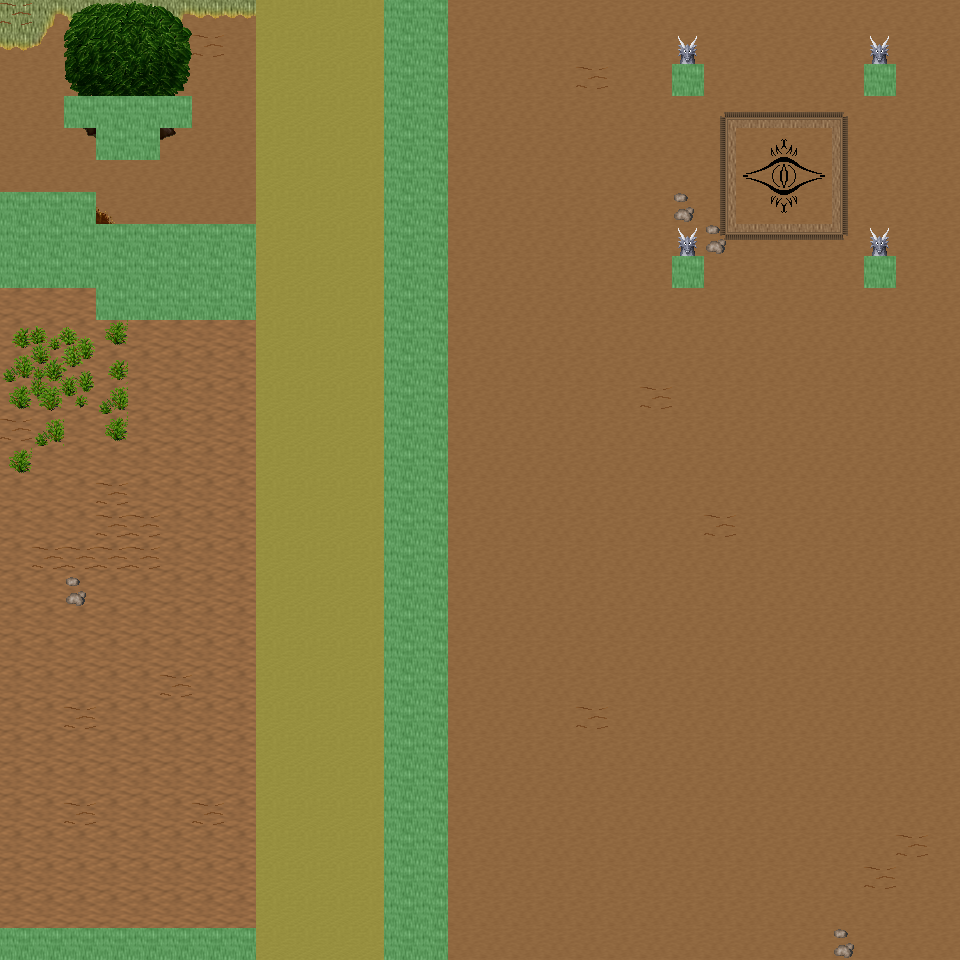

A level layout from a 2D game, rendered from its tile map. Below: a short description, then the map file with tile-grid data replaced by summaries:
An orthogonal 30x30 tile map with 32x32 px tiles, 6 tile layers (Ground, Object, Object2, Above, ...), 20 tilesets and 6 objects (6x mapExit).

<map version="1.0" orientation="orthogonal" renderorder="right-down" width="30" height="30" tilewidth="32" tileheight="32" nextobjectid="7">
  <tileset firstgid="1" name="tileset_ground_ground" tilewidth="32" tileheight="32" tilecount="33" columns="3">
    <image source="../drawable/tileset_ground_ground.png" width="96" height="352" />
  </tileset>
  <tileset firstgid="34" name="tileset_ground_ridge_earth_dark" tilewidth="32" tileheight="32" tilecount="96" columns="12">
    <image source="../drawable/tileset_ground_ridge_earth_dark.png" width="384" height="256" />
  </tileset>
  <tileset firstgid="130" name="tileset_ground_earth_edges" tilewidth="32" tileheight="32" tilecount="18" columns="6">
    <image source="../drawable/tileset_ground_earth_edges.png" width="192" height="96" />
  </tileset>
  <tileset firstgid="148" name="tileset_ground_rock_pebbles" tilewidth="32" tileheight="32" tilecount="3" columns="1">
    <image source="../drawable/tileset_ground_rock_pebbles.png" width="32" height="96" />
  </tileset>
  <tileset firstgid="151" name="tileset_item_statue_grey_stone" tilewidth="32" tileheight="32" tilecount="4" columns="2">
    <image source="../drawable/tileset_item_statue_grey_stone.png" width="64" height="64" />
  </tileset>
  <tileset firstgid="155" name="tileset_ground_square_patch" tilewidth="32" tileheight="32" tilecount="9" columns="3">
    <image source="../drawable/tileset_ground_square_patch.png" width="96" height="96" />
  </tileset>
  <tileset firstgid="164" name="tileset_ground_eye" tilewidth="32" tileheight="32" tilecount="9" columns="3">
    <image source="../drawable/tileset_ground_eye.png" width="96" height="96" />
  </tileset>
  <tileset firstgid="173" name="tileset_item_corpse_huge_animal" tilewidth="32" tileheight="32" tilecount="16" columns="2">
    <image source="../drawable/tileset_item_corpse_huge_animal.png" width="64" height="256" />
  </tileset>
  <tileset firstgid="189" name="tileset_logic_creature_orc" tilewidth="32" tileheight="32" tilecount="6" columns="6">
    <image source="../drawable/tileset_logic_creature_orc.png" width="192" height="32" />
  </tileset>
  <tileset firstgid="195" name="tileset_logic_collision" tilewidth="32" tileheight="32" tilecount="1" columns="1">
    <image source="../drawable/tileset_logic_collision.png" width="32" height="32" />
  </tileset>
  <tileset firstgid="196" name="tileset_plant_tree_spruce" tilewidth="32" tileheight="32" tilecount="6" columns="2">
    <image source="../drawable/tileset_plant_tree_spruce.png" width="64" height="96" />
  </tileset>
  <tileset firstgid="202" name="tileset_plant_tree_evergreen" tilewidth="32" tileheight="32" tilecount="36" columns="3">
    <image source="../drawable/tileset_plant_tree_evergreen.png" width="96" height="384" />
  </tileset>
  <tileset firstgid="238" name="tileset_plant_bush_bushes" tilewidth="32" tileheight="32" tilecount="10" columns="5">
    <image source="../drawable/tileset_plant_bush_bushes.png" width="160" height="64" />
  </tileset>
  <tileset firstgid="248" name="tileset_plant_bush_bush_mult_colored" tilewidth="32" tileheight="32" tilecount="6" columns="3">
    <image source="../drawable/tileset_plant_bush_bush_mult_colored.png" width="96" height="64" />
  </tileset>
  <tileset firstgid="254" name="tileset_plant_stump_small_stump" tilewidth="32" tileheight="32" tilecount="4" columns="2">
    <image source="../drawable/tileset_plant_stump_small_stump.png" width="64" height="64" />
  </tileset>
  <tileset firstgid="258" name="tileset_plant_bush_large_green" tilewidth="32" tileheight="32" tilecount="9" columns="3">
    <image source="../drawable/tileset_plant_bush_large_green.png" width="96" height="96" />
  </tileset>
  <tileset firstgid="267" name="tileset_plant_tree_tree_darkgreen" tilewidth="32" tileheight="32" tilecount="88" columns="8">
    <image source="../drawable/tileset_plant_tree_tree_darkgreen.png" width="256" height="352" />
  </tileset>
  <tileset firstgid="355" name="tileset_ground_dry_grass" tilewidth="32" tileheight="32" tilecount="54" columns="9">
    <image source="../drawable/tileset_ground_dry_grass.png" width="288" height="192" />
  </tileset>
  <tileset firstgid="409" name="tileset_logic_creature_animal" tilewidth="32" tileheight="32" tilecount="32" columns="8">
    <image source="../drawable/tileset_logic_creature_animal.png" width="256" height="128" />
  </tileset>
  <tileset firstgid="441" name="tileset_logic_creature_mutant" tilewidth="32" tileheight="32" tilecount="7" columns="7">
    <image source="../drawable/tileset_logic_creature_mutant.png" width="224" height="32" />
  </tileset>
  <layer name="Ground" width="30" height="30">
    <data>[900 cells, 900 non-empty, 4 distinct tile ids]</data>
  </layer>
  <layer name="Object" width="30" height="30">
    <data>[900 cells, 150 non-empty, 32 distinct tile ids]</data>
  </layer>
  <layer name="Object2" width="30" height="30">
    <data>[900 cells, 25 non-empty, 14 distinct tile ids]</data>
  </layer>
  <layer name="Above" width="30" height="30">
    <data>[900 cells, 18 non-empty, 15 distinct tile ids]</data>
  </layer>
  <layer name="Above2" width="30" height="30">
    <data>[900 cells, 0 non-empty, 0 distinct tile ids]</data>
  </layer>
  <layer name="Walkable" width="30" height="30">
    <data>[900 cells, 102 non-empty, 1 distinct tile ids]</data>
  </layer>
  <objectgroup name="MapEvents">
    <object id="1" name="north" type="mapExit" x="0" y="0" width="384" height="32">
      <properties>
        <property name="map" value="level_0_x89_y10" />
        <property name="x" value="0" />
        <property name="y" value="28" />
      </properties>
    </object>
    <object id="2" name="north2" type="mapExit" x="448" y="0" width="512" height="32">
      <properties>
        <property name="map" value="level_0_x89_y10" />
        <property name="x" value="14" />
        <property name="y" value="28" />
      </properties>
    </object>
    <object id="3" name="south" type="mapExit" x="256" y="928" width="128" height="32">
      <properties>
        <property name="map" value="level_0_x89_y12" />
        <property name="x" value="8" />
        <property name="y" value="1" />
      </properties>
    </object>
    <object id="4" name="south2" type="mapExit" x="448" y="928" width="512" height="32">
      <properties>
        <property name="map" value="level_0_x89_y12" />
        <property name="x" value="14" />
        <property name="y" value="1" />
      </properties>
    </object>
    <object id="5" name="west" type="mapExit" x="0" y="0" width="32" height="192">
      <properties>
        <property name="map" value="level_0_x88_y11" />
        <property name="x" value="28" />
        <property name="y" value="0" />
      </properties>
    </object>
    <object id="6" name="west2" type="mapExit" x="0" y="288" width="32" height="640">
      <properties>
        <property name="map" value="level_0_x88_y11" />
        <property name="x" value="28" />
        <property name="y" value="9" />
      </properties>
    </object>
  </objectgroup>
</map>
